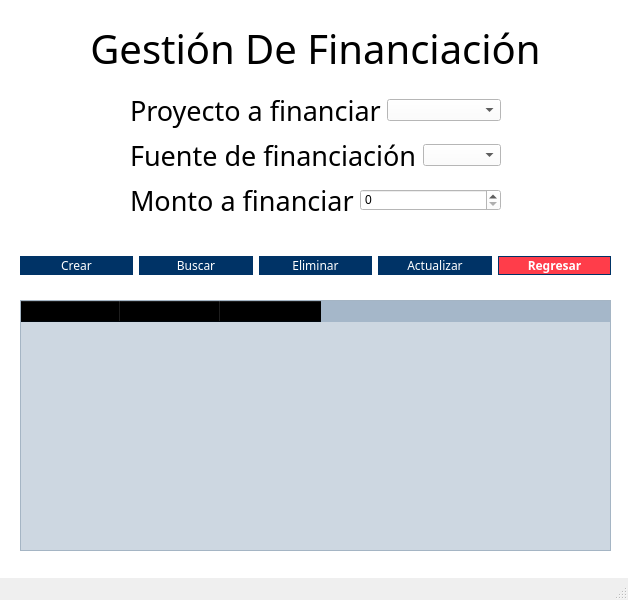
<?xml version="1.0" encoding="UTF-8"?>
<ui version="4.0">
 <class>MainWindow</class>
 <widget class="QMainWindow" name="MainWindow">
  <property name="geometry">
   <rect>
    <x>0</x>
    <y>0</y>
    <width>628</width>
    <height>600</height>
   </rect>
  </property>
  <property name="windowTitle">
   <string>Financiación</string>
  </property>
  <widget class="QWidget" name="centralwidget">
   <property name="styleSheet">
    <string notr="true">background-color: rgb(255, 255, 255);</string>
   </property>
   <widget class="QTableWidget" name="tabla">
    <property name="geometry">
     <rect>
      <x>20</x>
      <y>300</y>
      <width>591</width>
      <height>251</height>
     </rect>
    </property>
    <property name="styleSheet">
     <string notr="true">background-color: rgb(0, 51, 102, 50);</string>
    </property>
    <property name="sizeAdjustPolicy">
     <enum>QAbstractScrollArea::AdjustToContentsOnFirstShow</enum>
    </property>
    <column>
     <property name="text">
      <string>Proyecto</string>
     </property>
     <property name="font">
      <font>
       <family>Bodoni 72 Oldstyle</family>
      </font>
     </property>
    </column>
    <column>
     <property name="text">
      <string>Fuente</string>
     </property>
     <property name="font">
      <font>
       <family>Bodoni 72 Oldstyle</family>
      </font>
     </property>
    </column>
    <column>
     <property name="text">
      <string>Monto</string>
     </property>
     <property name="font">
      <font>
       <family>Bodoni 72 Oldstyle</family>
      </font>
     </property>
    </column>
   </widget>
   <widget class="QWidget" name="horizontalLayoutWidget_5">
    <property name="geometry">
     <rect>
      <x>20</x>
      <y>240</y>
      <width>591</width>
      <height>51</height>
     </rect>
    </property>
    <layout class="QHBoxLayout" name="horizontalLayout_6">
     <item>
      <widget class="QPushButton" name="Bcrear">
       <property name="font">
        <font>
         <family>Bodoni 72 Oldstyle</family>
        </font>
       </property>
       <property name="styleSheet">
        <string notr="true">border-style: solid;
border-width: 1px;
border-color: rgb(0, 51, 102);
background-color: rgb(0, 51, 102);
color: rgb(255, 255, 255);
border-radius: 10px;</string>
       </property>
       <property name="text">
        <string>Crear</string>
       </property>
      </widget>
     </item>
     <item>
      <widget class="QPushButton" name="Bbuscar">
       <property name="font">
        <font>
         <family>Bodoni 72 Oldstyle</family>
        </font>
       </property>
       <property name="styleSheet">
        <string notr="true">border-style: solid;
border-width: 1px;
border-color: rgb(0, 51, 102);
background-color: rgb(0, 51, 102);
color: rgb(255, 255, 255);
border-radius: 10px;</string>
       </property>
       <property name="text">
        <string>Buscar</string>
       </property>
      </widget>
     </item>
     <item>
      <widget class="QPushButton" name="Beliminar">
       <property name="font">
        <font>
         <family>Bodoni 72 Oldstyle</family>
        </font>
       </property>
       <property name="styleSheet">
        <string notr="true">border-style: solid;
border-width: 1px;
border-color: rgb(0, 51, 102);
background-color: rgb(0, 51, 102);
color: rgb(255, 255, 255);
border-radius: 10px;</string>
       </property>
       <property name="text">
        <string>Eliminar</string>
       </property>
      </widget>
     </item>
     <item>
      <widget class="QPushButton" name="Bactualizar">
       <property name="font">
        <font>
         <family>Bodoni 72 Oldstyle</family>
        </font>
       </property>
       <property name="styleSheet">
        <string notr="true">border-style: solid;
border-width: 1px;
border-color: rgb(0, 51, 102);
background-color: rgb(0, 51, 102);
color: rgb(255, 255, 255);
border-radius: 10px;</string>
       </property>
       <property name="text">
        <string>Actualizar</string>
       </property>
      </widget>
     </item>
     <item>
      <widget class="QPushButton" name="Bregresar">
       <property name="font">
        <font>
         <family>Bodoni 72 Oldstyle</family>
         <weight>75</weight>
         <bold>true</bold>
        </font>
       </property>
       <property name="styleSheet">
        <string notr="true">border-style: solid;
border-width: 1px;
border-color: rgb(0, 51, 102);
background-color: rgb(255, 61, 74);
color: rgb(255, 255, 255);
border-radius: 10px;</string>
       </property>
       <property name="text">
        <string>Regresar</string>
       </property>
      </widget>
     </item>
    </layout>
   </widget>
   <widget class="QWidget" name="verticalLayoutWidget">
    <property name="geometry">
     <rect>
      <x>130</x>
      <y>90</y>
      <width>371</width>
      <height>131</height>
     </rect>
    </property>
    <layout class="QVBoxLayout" name="verticalLayout">
     <item>
      <layout class="QHBoxLayout" name="horizontalLayout">
       <item>
        <widget class="QLabel" name="label_2">
         <property name="font">
          <font>
           <family>Bodoni 72 Oldstyle</family>
           <pointsize>20</pointsize>
          </font>
         </property>
         <property name="text">
          <string>Proyecto a financiar</string>
         </property>
        </widget>
       </item>
       <item>
        <widget class="QComboBox" name="Cproyecto"/>
       </item>
      </layout>
     </item>
     <item>
      <layout class="QHBoxLayout" name="horizontalLayout_4">
       <item>
        <widget class="QLabel" name="label_3">
         <property name="font">
          <font>
           <family>Bodoni 72 Oldstyle</family>
           <pointsize>20</pointsize>
          </font>
         </property>
         <property name="text">
          <string>Fuente de financiación</string>
         </property>
        </widget>
       </item>
       <item>
        <widget class="QComboBox" name="Cfuente"/>
       </item>
      </layout>
     </item>
     <item>
      <layout class="QHBoxLayout" name="horizontalLayout_5">
       <item>
        <widget class="QLabel" name="label_6">
         <property name="font">
          <font>
           <family>Bodoni 72 Oldstyle</family>
           <pointsize>20</pointsize>
          </font>
         </property>
         <property name="text">
          <string>Monto a financiar</string>
         </property>
        </widget>
       </item>
       <item>
        <widget class="QSpinBox" name="spinBox"/>
       </item>
      </layout>
     </item>
    </layout>
   </widget>
   <widget class="QLabel" name="label">
    <property name="geometry">
     <rect>
      <x>10</x>
      <y>20</y>
      <width>611</width>
      <height>56</height>
     </rect>
    </property>
    <property name="font">
     <font>
      <family>Bodoni 72 Oldstyle</family>
      <pointsize>30</pointsize>
     </font>
    </property>
    <property name="text">
     <string>Gestión De Financiación</string>
    </property>
    <property name="alignment">
     <set>Qt::AlignCenter</set>
    </property>
   </widget>
  </widget>
  <widget class="QMenuBar" name="menubar">
   <property name="geometry">
    <rect>
     <x>0</x>
     <y>0</y>
     <width>628</width>
     <height>24</height>
    </rect>
   </property>
  </widget>
  <widget class="QStatusBar" name="statusbar"/>
 </widget>
 <resources/>
 <connections/>
</ui>
